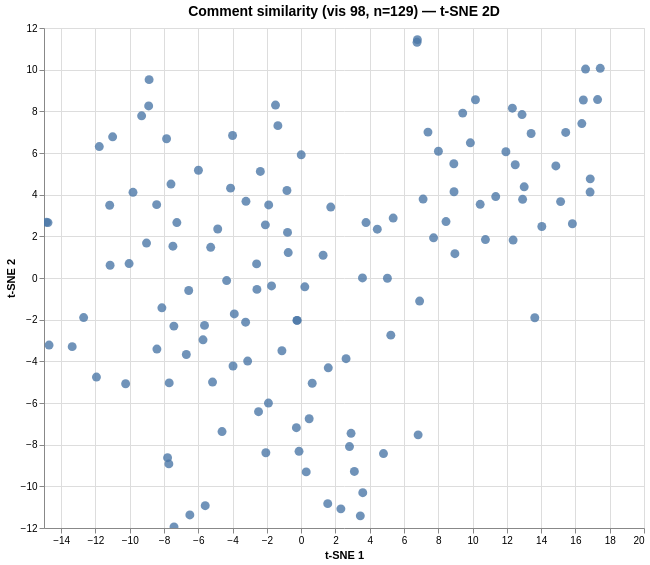

The Vega-Lite source for this figure:
### Vega specification from a JSON file in a GitHub repository (floating-point values rounded to 4 significant figures; data arrays with more than 128 entries replaced by an {"elided": "..."} marker saying what was removed)
{"$schema": "https://vega.github.io/schema/vega/v6.json", "data": [{"name": "param_1e9efca18e7a2868_store"}, {"name": "source_0", "values": {"elided": "129 records"}}, {"name": "source_0_x_domain_dim_1", "values": [{"min": -14.86, "max": 17.45}]}, {"name": "source_0_y_domain_dim_2", "values": [{"min": -11.95, "max": 11.44}]}], "signals": [{"name": "unit", "value": {}, "on": [{"events": "pointermove", "update": "isTuple(group()) ? group() : unit"}]}, {"name": "param_1e9efca18e7a2868", "update": "vlSelectionResolve(\"param_1e9efca18e7a2868_store\", \"union\")"}, {"name": "param_1e9efca18e7a2868_dim_1", "on": [{"events": [{"source": "view", "type": "dblclick"}], "update": "null"}, {"events": {"signal": "param_1e9efca18e7a2868_translate_delta"}, "update": "panLinear(param_1e9efca18e7a2868_translate_anchor.extent_x, -param_1e9efca18e7a2868_translate_delta.x / width)"}, {"events": {"signal": "param_1e9efca18e7a2868_zoom_delta"}, "update": "zoomLinear(domain(\"x\"), param_1e9efca18e7a2868_zoom_anchor.x, param_1e9efca18e7a2868_zoom_delta)"}]}, {"name": "param_1e9efca18e7a2868_dim_2", "on": [{"events": [{"source": "view", "type": "dblclick"}], "update": "null"}, {"events": {"signal": "param_1e9efca18e7a2868_translate_delta"}, "update": "panLinear(param_1e9efca18e7a2868_translate_anchor.extent_y, param_1e9efca18e7a2868_translate_delta.y / height)"}, {"events": {"signal": "param_1e9efca18e7a2868_zoom_delta"}, "update": "zoomLinear(domain(\"y\"), param_1e9efca18e7a2868_zoom_anchor.y, param_1e9efca18e7a2868_zoom_delta)"}]}, {"name": "param_1e9efca18e7a2868_tuple", "on": [{"events": [{"signal": "param_1e9efca18e7a2868_dim_1 || param_1e9efca18e7a2868_dim_2"}], "update": "param_1e9efca18e7a2868_dim_1 && param_1e9efca18e7a2868_dim_2 ? {unit: \"\", fields: param_1e9efca18e7a2868_tuple_fields, values: [param_1e9efca18e7a2868_dim_1,param_1e9efca18e7a2868_dim_2]} : null"}]}, {"name": "param_1e9efca18e7a2868_tuple_fields", "value": [{"field": "dim_1", "channel": "x", "type": "R"}, {"field": "dim_2", "channel": "y", "type": "R"}]}, {"name": "param_1e9efca18e7a2868_translate_anchor", "value": {}, "on": [{"events": [{"source": "scope", "type": "pointerdown"}], "update": "{x: x(unit), y: y(unit), extent_x: domain(\"x\"), extent_y: domain(\"y\")}"}]}, {"name": "param_1e9efca18e7a2868_translate_delta", "value": {}, "on": [{"events": [{"source": "window", "between": [{"source": "scope", "type": "pointerdown"}, {"source": "window", "type": "pointerup"}], "consume": true, "type": "pointermove"}], "update": "{x: param_1e9efca18e7a2868_translate_anchor.x - x(unit), y: param_1e9efca18e7a2868_translate_anchor.y - y(unit)}"}]}, {"name": "param_1e9efca18e7a2868_zoom_anchor", "on": [{"events": [{"source": "scope", "consume": true, "type": "wheel"}], "update": "{x: invert(\"x\", x(unit)), y: invert(\"y\", y(unit))}"}]}, {"name": "param_1e9efca18e7a2868_zoom_delta", "on": [{"events": [{"source": "scope", "type": "wheel", "consume": true}], "update": "pow(1.001, event.deltaY * pow(16, event.deltaMode))", "force": true}]}, {"name": "param_1e9efca18e7a2868_modify", "on": [{"events": {"signal": "param_1e9efca18e7a2868_tuple"}, "update": "modify(\"param_1e9efca18e7a2868_store\", param_1e9efca18e7a2868_tuple, true)"}]}], "marks": [{"type": "symbol", "name": "marks", "from": {"data": "source_0"}, "encode": {"update": {"size": {"value": 80}, "x": {"field": "dim_1", "scale": "x"}, "fill": {"value": "#4c78a8"}, "opacity": {"value": 0.8}, "tooltip": {"signal": "{\"Comment #\": format(datum[\"index\"], \"\"), \"Comment\": isValid(datum[\"comment\"]) ? datum[\"comment\"] : \"\"+datum[\"comment\"]}"}, "shape": {"value": "circle"}, "y": {"field": "dim_2", "scale": "y"}}}, "interactive": true, "style": ["circle"], "clip": true}], "scales": [{"name": "x", "type": "linear", "domain": [{"signal": "(data(\"source_0_x_domain_dim_1\")[0] || {}).min"}, {"signal": "(data(\"source_0_x_domain_dim_1\")[0] || {}).max"}], "range": [0, {"signal": "width"}], "domainRaw": {"signal": "param_1e9efca18e7a2868[\"dim_1\"]"}, "nice": true, "zero": true}, {"name": "y", "type": "linear", "domain": [{"signal": "(data(\"source_0_y_domain_dim_2\")[0] || {}).min"}, {"signal": "(data(\"source_0_y_domain_dim_2\")[0] || {}).max"}], "range": [{"signal": "height"}, 0], "domainRaw": {"signal": "param_1e9efca18e7a2868[\"dim_2\"]"}, "nice": true, "zero": true}], "axes": [{"scale": "x", "maxExtent": 0, "domain": false, "tickCount": {"signal": "ceil(width/40)"}, "labels": false, "minExtent": 0, "grid": true, "gridScale": "y", "aria": false, "ticks": false, "zindex": 0, "orient": "bottom"}, {"scale": "y", "aria": false, "orient": "left", "grid": true, "ticks": false, "minExtent": 0, "zindex": 0, "labels": false, "domain": false, "gridScale": "x", "tickCount": {"signal": "ceil(height/40)"}, "maxExtent": 0}, {"scale": "x", "grid": false, "orient": "bottom", "labelFlush": true, "labelOverlap": true, "tickCount": {"signal": "ceil(width/40)"}, "zindex": 0, "title": "t-SNE 1"}, {"scale": "y", "orient": "left", "title": "t-SNE 2", "labelOverlap": true, "grid": false, "tickCount": {"signal": "ceil(height/40)"}, "zindex": 0}], "title": {"text": "Comment similarity (vis 98, n=129) — t-SNE 2D", "fontSize": 14, "frame": "group"}, "width": 600, "background": "white", "padding": 5, "height": 500, "style": "cell"}
